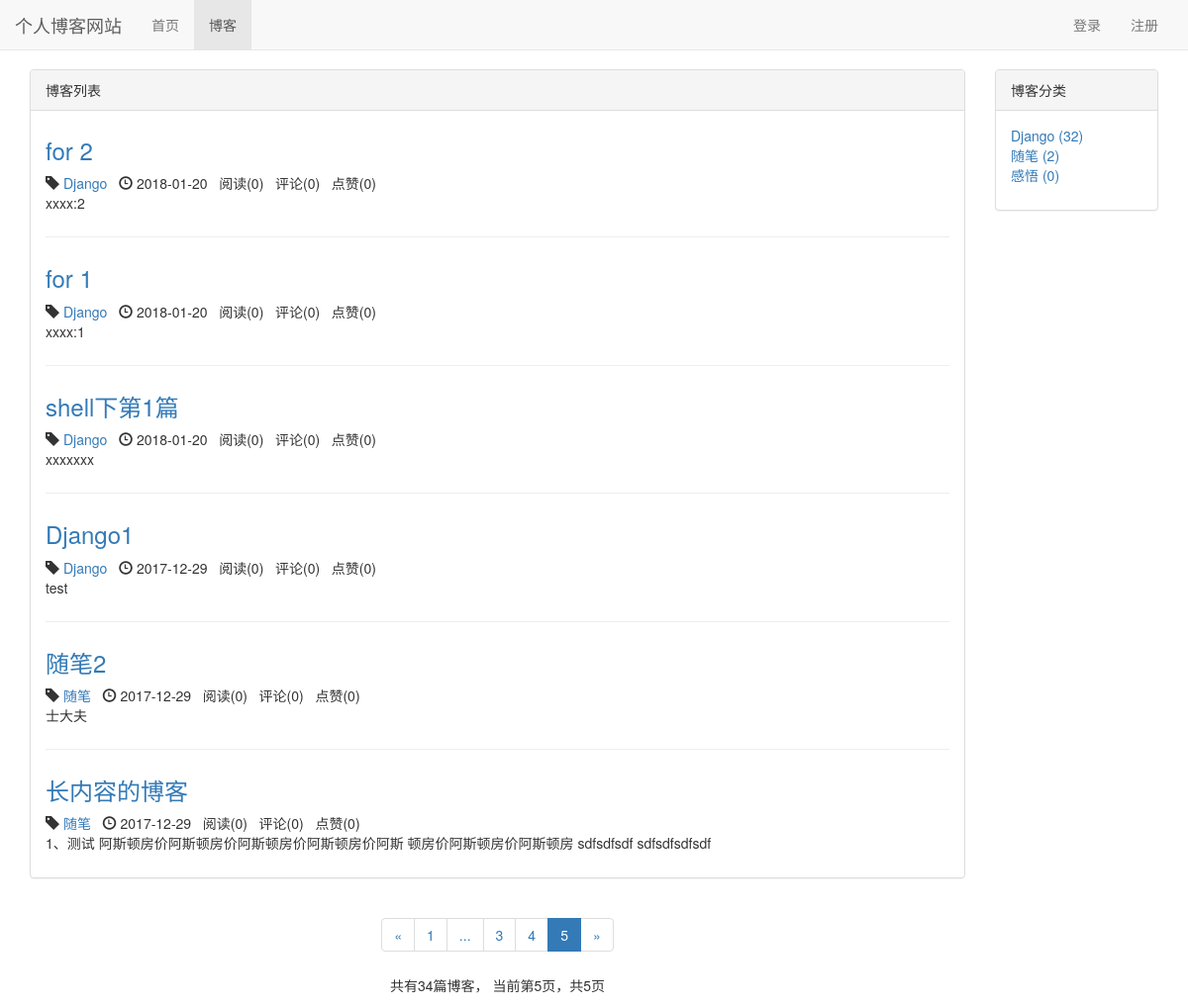
The app's page /blog/?page=5 with its own data.
### blog/models.py (models this page shows, shortened)
class Blog(models.Model, ReadNumExpandMethod):
    title = models.CharField(max_length=50)
    blog_type = models.ForeignKey(BlogType, on_delete=models.CASCADE)
    content = RichTextUploadingField()
    author = models.ForeignKey(User, on_delete=models.CASCADE)
    read_details = GenericRelation(ReadDetail)
    created_time = models.DateTimeField(auto_now_add=True)
    last_updated_time = models.DateTimeField(auto_now=True)
    class Meta:
        ordering = ['-created_time']

class BlogType(models.Model):
    type_name = models.CharField(max_length=15)
    def __str__(self):
        return self.type_name

### likes/models.py (models this page shows)
class LikeCount(models.Model):
    content_type = models.ForeignKey(ContentType, on_delete=models.CASCADE)
    object_id = models.PositiveIntegerField()
    content_object = GenericForeignKey('content_type', 'object_id')
    liked_num = models.IntegerField(default=0)

### blog/views.py (the view)
# urls.py: path('', views.blog_list, name='blog_list'),
def blog_list(request):
    blogs_all_list = Blog.objects.all()
    context = get_blog_list_common_data(request, blogs_all_list)
    return render(request, 'blog/blog_list.html', context)

### comment/templatetags/comment_tags.py (called while the page is built)
@register.simple_tag
def get_comment_count(obj):
    content_type = ContentType.objects.get_for_model(obj)
    return Comment.objects.filter(content_type=content_type, object_id=obj.pk).count()

### likes/templatetags/likes_tags.py (called while the page is built)
@register.simple_tag
def get_like_count(obj):
    content_type = ContentType.objects.get_for_model(obj)
    like_count, created = LikeCount.objects.get_or_create(content_type=content_type, object_id=obj.pk)
    return like_count.liked_num

### read_statistics/models.py (called while the page is built)
    def get_read_num(self):
        try:
            ct = ContentType.objects.get_for_model(self)
            readnum = ReadNum.objects.get(content_type=ct, object_id=self.pk)
            return readnum.read_num
        except exceptions.ObjectDoesNotExist:
            return 0

### user/context_processors.py (called while the page is built)
def login_modal_form(request):
    return {'login_modal_form': LoginForm()}

### blog/templates/blog/blog_list.html (shortened to what this page needs)
{% extends 'base.html' %}
{% block nav_blog_active %}active{% endblock %}
{% load static %}
{% load comment_tags %}
{% load likes_tags %}
{% block header_extends %}
    <link rel="stylesheet" href="{% static 'blog/blog.css' %}">
{% endblock %}
{% block content %}
    <div class="container">
        <div class="row">
            <div class="col-xs-12 col-sm-8 col-md-9 col-lg-10">
                <div class="panel panel-default">
                    <div class="panel-heading">{% block blog_list_title %}博客列表{% endblock %}</div>
                    <div class="panel-body">
                        {% for blog in blogs %}
                            <div class="blog">
                                <h3><a href="{% url 'blog_detail' blog.pk %}">{{ blog.title }}</a></h3>
                                <p class="blog-info">
                                    <span class="glyphicon glyphicon-tag"></span> <a href="{% url 'blogs_with_type' blog.blog_type.pk %}">{{ blog.blog_type }}</a>&nbsp;&nbsp;
                                    <span class="glyphicon glyphicon-time"></span> {{ blog.created_time|date:"Y-m-d" }}&nbsp;&nbsp;
                                    阅读({{ blog.get_read_num }})&nbsp;&nbsp;
                                    评论({% get_comment_count blog %})&nbsp;&nbsp;
                                    点赞({% get_like_count blog %})
                                </p>
                                <p>{{ blog.content|striptags|truncatechars:120 }}</p>
                            </div>
                        {% empty %}
                            <div class="blog">
                                <h3>暂无博客，敬请期待</h3>
                            </div>
                        {% endfor %}
                    </div>
                </div>
                <div class="paginator">
                    <ul class="pagination">
                        <li>
                            {% if page_of_blogs.has_previous %}
                                <a href="?page={{ page_of_blogs.previous_page_number }}" aria-label="Previous">
                                    <span aria-hidden="true">&laquo;</span>
                                </a>
                            {% else %}
                                <span aria-hidden="true">&laquo;</span>
                            {% endif %}
                        </li>
                        {% for page_num in page_range %}
                            {% if page_num == page_of_blogs.number %}
                                <li class="active"><span>{{ page_num }}</span></li>
                            {% else %}
                                {% if page_num == '...' %}
                                    <li><span>{{ page_num }}</span></li>
                                {% else %}
                                    <li><a href="?page={{ page_num }}">{{ page_num }}</a></li>
                                {% endif %}
                            {% endif %}
                        {% endfor %}
                        <li>
                            {% if page_of_blogs.has_next %}
                                <a href="?page={{ page_of_blogs.next_page_number }}" aria-label="Next">
                                    <span aria-hidden="true">&raquo;</span>
                                </a>
                            {% else %}
                                <span aria-hidden="true">&raquo;</span>
                            {% endif %}
                        </li>
                    </ul>
                    <p>
                        共有{{ page_of_blogs.paginator.count }}篇博客，
                        当前第{{ page_of_blogs.number }}页，共{{ page_of_blogs.paginator.num_pages }}页
                    </p>
                </div>
            </div>
            <div class="hidden-xs col-sm-4 col-md-3 col-lg-2">
                <div class="panel panel-default">
                    <div class="panel-heading">博客分类</div>
                    <div class="panel-body">
                        <ul class="blog-types">
                            {% for blog_type in blog_types %}
                                <li>
                                    <a href="{% url 'blogs_with_type' blog_type.pk %}">
                                        {{ blog_type.type_name }} ({{ blog_type.blog_count }})
                                    </a>
                                </li>
                            {% empty %}
                                <li>暂无分类</li>
                            {% endfor %}
                        </ul>
                    </div>
                </div>
            </div>
        </div>
    </div>
{% endblock %}

### static/base.css (style rules this page uses)
* { margin: 0; padding: 0; }
body { margin-top: 70px!important; }
ul { list-style-type: none!important; }

### blog/static/blog/blog.css (style rules this page uses)
ul.blog-types { list-style-type: none; }
div.blog:not(:last-child) { margin-bottom: 2em; padding-bottom: 1em; border-bottom: 1px solid #eee; }
div.blog h3 { margin-top: 0.5em; }
div.blog p.blog-info { margin-bottom: 0; }
div.paginator { text-align: center; }

### records on screen
Blog: title "for 2", blog_type "Django", created_time "2018-01-20", get_read_num "0", id "0", id.liked_num "0", content "xxxx:2"
Blog: title "for 1", blog_type "Django", created_time "2018-01-20", get_read_num "0", id "0", id.liked_num "0", content "xxxx:1"
Blog: title "shell下第1篇", blog_type "Django", created_time "2018-01-20", get_read_num "0", id "0", id.liked_num "0", content "xxxxxxx"
Blog: title "Django1", blog_type "Django", created_time "2017-12-29", get_read_num "0", id "0", id.liked_num "0", content "test"
Blog: title "随笔2", blog_type "随笔", created_time "2017-12-29", get_read_num "0", id "0", id.liked_num "0", content "士大夫"
Blog: title "长内容的博客", blog_type "随笔", created_time "2017-12-29", get_read_num "0", id "0", id.liked_num "0", content "1、测试 阿斯顿房价阿斯顿房价阿斯顿房价阿斯顿房价阿斯 顿房价阿斯顿房价阿斯顿房 sdfsdfsdf sdfsdfsdfsdf"
BlogType: type_name "Django", blog_count "32"
BlogType: type_name "随笔", blog_count "2"
BlogType: type_name "感悟", blog_count "0"

### other values on screen
{{ page_num }} "1" "3" "4"
{{ page_num }} "..."
{{ page_num }} "5"
{{ page_of_blogs.paginator.count }} "34"
{{ page_of_blogs.number }} "5"
{{ page_of_blogs.paginator.num_pages }} "5"
